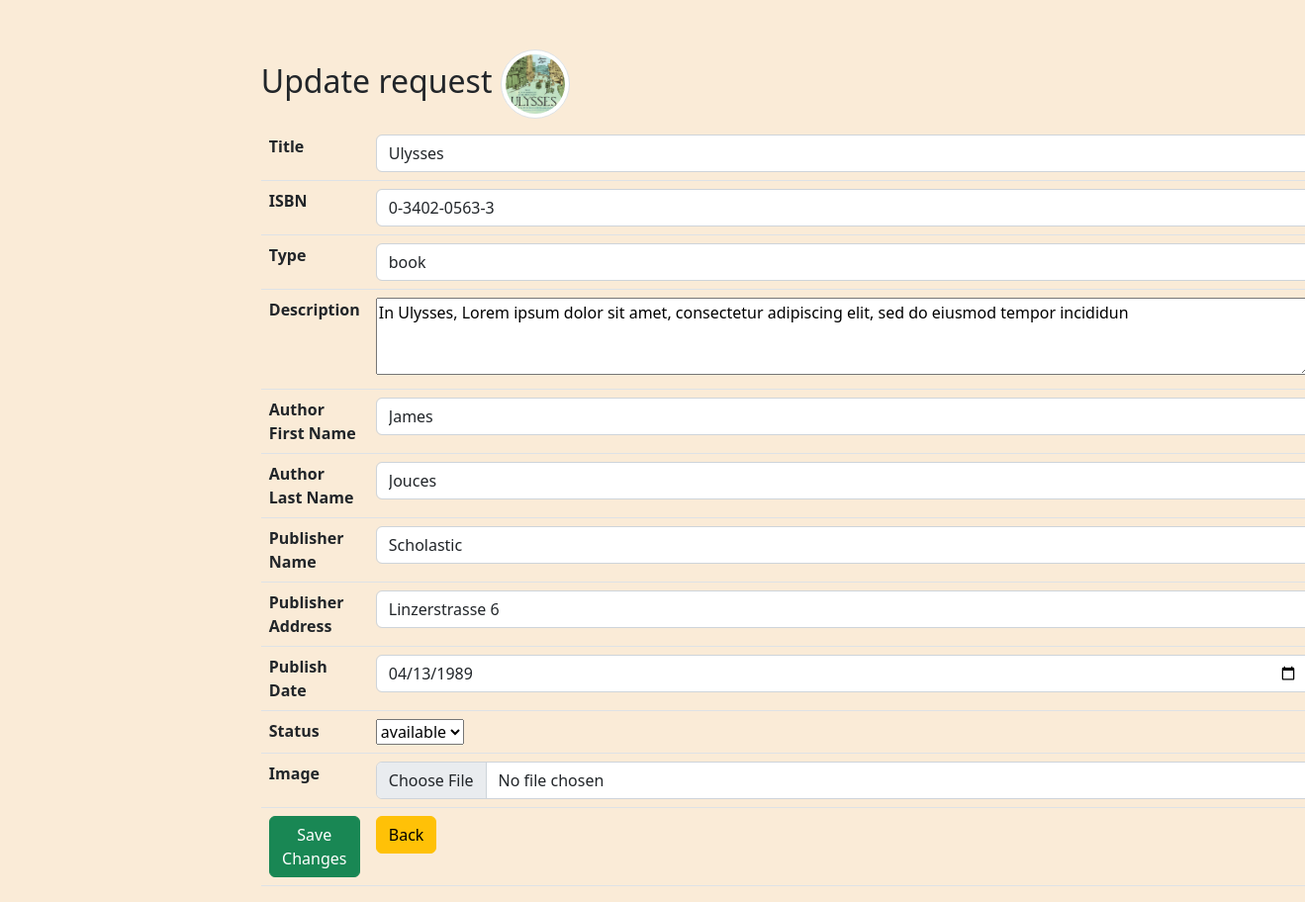
The page /update.php?id=3 on the database its author committed.
### tables this page shows
CREATE TABLE `library` (
  `id` int(11) NOT NULL,
  `title` varchar(50) DEFAULT NULL,
  `image` varchar(200) DEFAULT NULL,
  `isbn` varchar(13) DEFAULT NULL,
  `type` varchar(50) DEFAULT NULL,
  `description` varchar(200) DEFAULT NULL,
  `author_first_name` varchar(50) DEFAULT NULL,
  `author_last_name` varchar(50) DEFAULT NULL,
  `publisher_name` varchar(50) DEFAULT NULL,
  `publisher_address` varchar(50) DEFAULT NULL,
  `publish_date` date DEFAULT NULL,
  `status` varchar(50) DEFAULT NULL
);

### update.php (the view, shortened to what this page needs)
<?php
require_once 'actions/db_connect.php';
if ($_GET['id']) {
    $id = $_GET['id'];
    $sql = "SELECT * FROM library WHERE id = {$id}";
    $result = mysqli_query($connect, $sql);
    if (mysqli_num_rows($result) == 1) {
        $data = mysqli_fetch_assoc($result);
        $title = $data['title'];
        $isbn = $data['isbn'];
        $type = $data['type'];
        $description = $data['description'];
        $authorFName = $data['author_first_name'];
        $authorLName = $data['author_last_name'];
        $publisherName = $data['publisher_name'];
        $publisherAddress = $data['publisher_address'];
        $publishDate = $data['publish_date'];
        $image = $data['image'];
    } else {
        header("location: error.php");
    }
} else {
    header("location: error.php");
}
?>
<!DOCTYPE html>
<html>
    <head>
        <?php require_once 'components/boot.php'?>
        <link rel="stylesheet" href="style.css">
    </head>
    <body>
        <fieldset>
            <legend class='h2'>Update request <img class='img-thumbnail rounded-circle' src='images/<?php echo $image ?>' alt="<?php echo $name ?>"></legend>
            <form action="actions/a_update.php"  method="post" enctype="multipart/form-data">
                <table class="table">
                <tr>
                        <th>Title</th>
                        <td><input class='form-control' type="text" name="title" value="<?php echo $title ?>" /></td>
                    </tr>
                    <tr>
                        <th>ISBN</th>
                        <td><input class='form-control' type="text" name= "isbn" value="<?php echo $isbn ?>"  /></td>
                    </tr>
                    <tr>
                        <th>Type</th>
                        <td><input class='form-control' type="text" name= "type" value="<?php echo $type ?>"  /></td>
                    </tr>
                    <tr>
                        <th>Description</th>
                        <td><textarea name="description"  cols="100" rows="3" ><?php echo $description ?></textarea></td>
                    </tr>
                    <tr>
                        <th>Author First Name</th>
                        <td><input class='form-control' type="text" name= "first" value="<?php echo $authorFName ?>"  /></td>
                    </tr>
                    <tr>
                        <th>Author Last Name</th>
                        <td><input class='form-control' type="text" name= "last" value="<?php echo $authorLName ?>"  /></td>
                    </tr>
                    <tr>
                        <th>Publisher Name</th>
                        <td><input class='form-control' type="text" name= "publisher" value="<?php echo $publisherName ?>"  /></td>
                    </tr>
                    <tr>
                        <th>Publisher Address</th>
                        <td><input class='form-control' type="text" name= "address" value="<?php echo $publisherAddress ?>"  /></td>
                    </tr>
                    <tr>
                        <th>Publish Date</th>
                        <td><input class='form-control' type="date" name= "publishDate" value="<?php echo $publishDate ?>"  /></td>
                    </tr>
                    <tr>
                        <th>Status</th>
                        <td><select name="status" >
                            <option value="available">available</option>
                        </select></td>
                    </tr>
                    <tr>
                        <th>Image</th>
                        <td><input class='form-control' type="file" name="image" /></td>
                    </tr>
                    <tr>
                        <td><button class="btn btn-success" type= "submit">Save Changes</button></td>
                        <td><a href= "index.php"><button class="btn btn-warning" type="button">Back</button></a></td>
                    </tr>
                </table>
            </form>
        </fieldset>
    </body>
</html>

### style.css (style rules this page uses)
body { background-color:antiquewhite !important; }

### update.php (style rules this page uses)
fieldset { margin: auto; margin-top: 50px; width: 60% ; }
.img-thumbnail { width: 70px !important; height: 70px !important; }

### rows shown on the page
library: image (picture), title "Ulysses", isbn "0-3402-0563-3", type "book", description "In Ulysses, Lorem ipsum dolor sit amet, consectetur adipiscing elit, sed do eiusmod tempor incididun", first "James", last "Jouces", publisher "Scholastic", address "Linzerstrasse 6", publishDate "04/13/1989"
